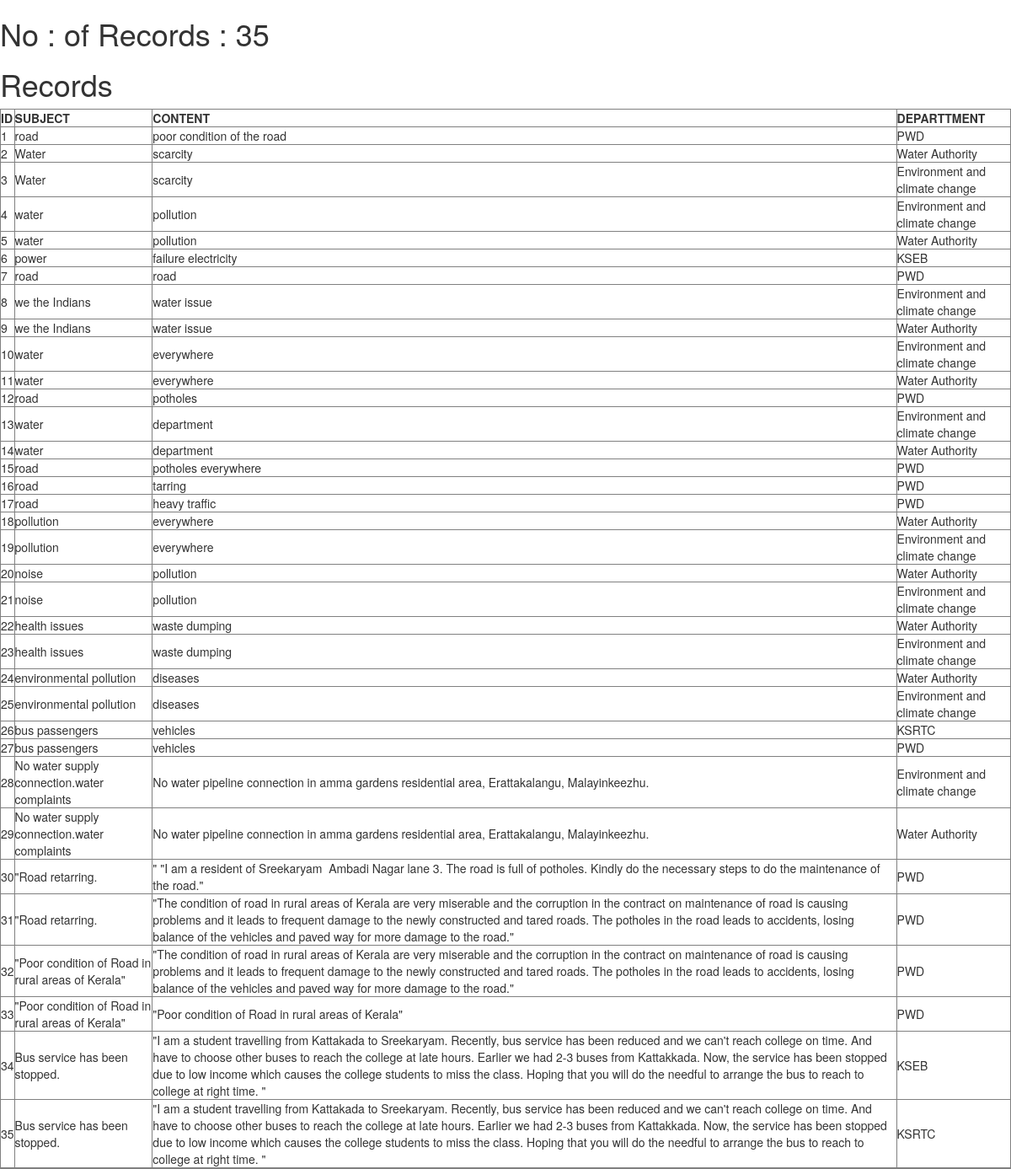
Page /shownotifications on the committed database.
### app.py (models this page shows, shortened)
class Complaints(db.Model):
    comp_id = Column(Integer,primary_key=True)
    subject=Column(Text,nullable=False)
    content=Column(Text,nullable=False)
    department=Column(Text)
    status=Column(Text)
    user_id=Column(Integer)

### app.py (the view)
@app.route('/shownotifications')
def show_notifications():
    all_data = Complaints.query.all()
    complaints_id_list=[]
    complaints_subject_list=[]
    complaints_content_list=[]
    complaint_department=[]
    for i in all_data:
       complaints_id_list.append(i.comp_id)
       complaints_subject_list.append(i.subject)
       complaints_content_list.append(i.content)
       complaint_department.append(i.department)
    length=len(complaints_content_list)
    return render_template('table.html',_anchor='myanchor',length=length,complaints_id_list=complaints_id_list,complaints_subject_list=complaints_subject_list,complaints_content_list=complaints_content_list,complaint_department=complaint_department)

### app.py (called while the page is built)
@app.teardown_appcontext
def shutdown_session(exception=None):
    db_session.remove()

### templates/table.html
{% extends "bootstrap/base.html"%}
{%block content%}
<h1>No : of Records : {{length}}</h1>
<h1>Records</h1>
<table border="1">
    <tr> <th>ID</th>
        <th>SUBJECT</th>
        <th>CONTENT</th>
        <th>DEPARTTMENT</th>
    </tr>
    {% for i in range(0,length+1) %}
    <tr>
        <td>{{complaints_id_list[i]}}</td>
        <td>{{complaints_subject_list[i]}}</td>
        <td>{{complaints_content_list[i]}}</td>
        <td>{{complaint_department[i]}}</td>
    </tr>
    {% endfor %}
</table>
{% endblock %}

### rows in the picture
Complaints: subject "road", content "poor condition of the road", department "PWD"
Complaints: subject "Water", content "scarcity", department "Water Authority"
Complaints: subject "Water", content "scarcity", department "Environment and climate change"
Complaints: subject "water", content "pollution", department "Environment and climate change"
Complaints: subject "water", content "pollution", department "Water Authority"
Complaints: subject "power", content "failure electricity", department "KSEB"
Complaints: subject "road", content "road", department "PWD"
Complaints: subject "we the Indians", content "water issue", department "Environment and climate change"
Complaints: subject "we the Indians", content "water issue", department "Water Authority"
Complaints: subject "water", content "everywhere", department "Environment and climate change"
Complaints: subject "water", content "everywhere", department "Water Authority"
Complaints: subject "road", content "potholes", department "PWD"
Complaints: subject "water", content "department", department "Environment and climate change"
Complaints: subject "water", content "department", department "Water Authority"
Complaints: subject "road", content "potholes everywhere", department "PWD"
Complaints: subject "road", content "tarring", department "PWD"
Complaints: subject "road", content "heavy traffic", department "PWD"
Complaints: subject "pollution", content "everywhere", department "Water Authority"
Complaints: subject "pollution", content "everywhere", department "Environment and climate change"
Complaints: subject "noise", content "pollution", department "Water Authority"
Complaints: subject "noise", content "pollution", department "Environment and climate change"
Complaints: subject "health issues", content "waste dumping", department "Water Authority"
Complaints: subject "health issues", content "waste dumping", department "Environment and climate change"
Complaints: subject "environmental pollution", content "diseases", department "Water Authority"
Complaints: subject "environmental pollution", content "diseases", department "Environment and climate change"
Complaints: subject "bus passengers", content "vehicles", department "KSRTC"
Complaints: subject "bus passengers", content "vehicles", department "PWD"
Complaints: subject "No water supply connection.water complaints", content "No water pipeline connection in amma gardens residential area, Erattakalangu, Malayinkeezhu.", department "Environment and climate change"
Complaints: subject "No water supply connection.water complaints", content "No water pipeline connection in amma gardens residential area, Erattakalangu, Malayinkeezhu.", department "Water Authority"
Complaints: subject "\"Road retarring.", content "\" \"I am a resident of Sreekaryam Ambadi Nagar lane 3. The road is full of potholes. Kindly do the necessary steps to do the maintenance of the road.\"", department "PWD"
Complaints: subject "\"Road retarring.", content "\"The condition of road in rural areas of Kerala are very miserable and the corruption in the contract on maintenance of road is causing problems and it leads to frequent damage to the newly constructed and tared roads. The potholes in the road leads to accidents, losing balance of the vehicles and paved way for more damage to the road.\"", department "PWD"
Complaints: subject "\"Poor condition of Road in rural areas of Kerala\"", content "\"The condition of road in rural areas of Kerala are very miserable and the corruption in the contract on maintenance of road is causing problems and it leads to frequent damage to the newly constructed and tared roads. The potholes in the road leads to accidents, losing balance of the vehicles and paved way for more damage to the road.\"", department "PWD"
Complaints: subject "\"Poor condition of Road in rural areas of Kerala\"", content "\"Poor condition of Road in rural areas of Kerala\"", department "PWD"
Complaints: subject "Bus service has been stopped.", content "\"I am a student travelling from Kattakada to Sreekaryam. Recently, bus service has been reduced and we can't reach college on time. And have to choose other buses to reach the college at late hours. Earlier we had 2-3 buses from Kattakkada. Now, the service has been stopped due to low income which causes the college students to miss the class. Hoping that you will do the needful to arrange the bus to reach to college at right time. \"", department "KSEB"
Complaints: subject "Bus service has been stopped.", content "\"I am a student travelling from Kattakada to Sreekaryam. Recently, bus service has been reduced and we can't reach college on time. And have to choose other buses to reach the college at late hours. Earlier we had 2-3 buses from Kattakkada. Now, the service has been stopped due to low income which causes the college students to miss the class. Hoping that you will do the needful to arrange the bus to reach to college at right time. \"", department "KSRTC"

### other values in the picture
{{ length }} "35"
{{ complaints_id_list[i] }} "1" "2" "3" "4" "5" "6" "7" "8" "9" "10" "11" "12" "13" "14" "15" "16" "17" "18" "19" "20" "21" "22" "23" "24" "25" "26" "27" "28" "29" "30" "31" "32" "33" "34" "35"
